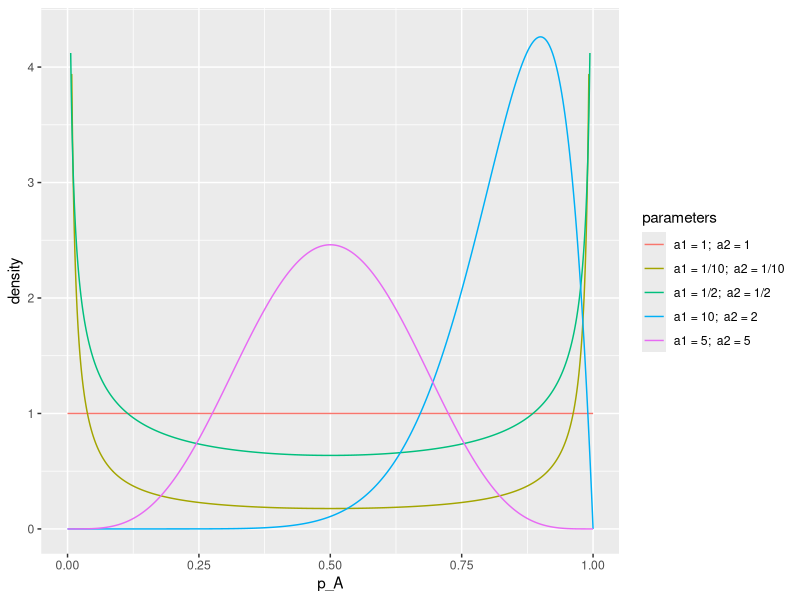
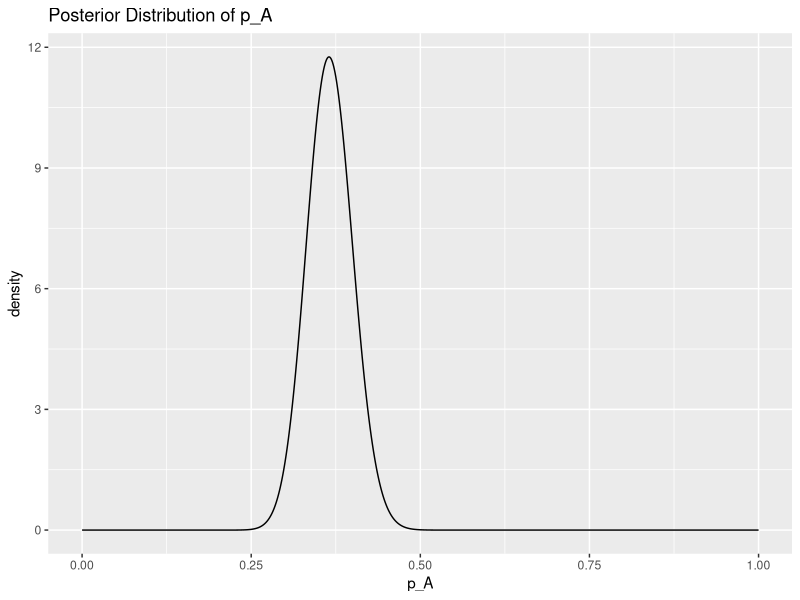
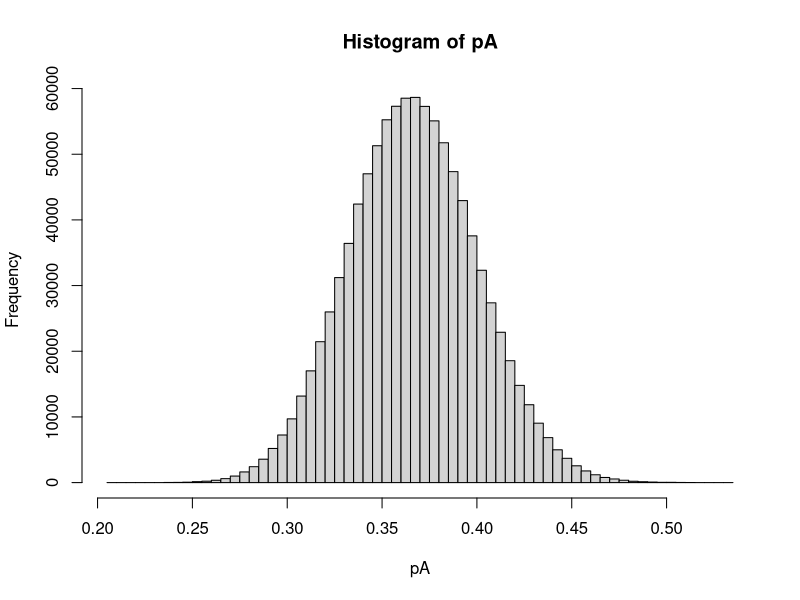
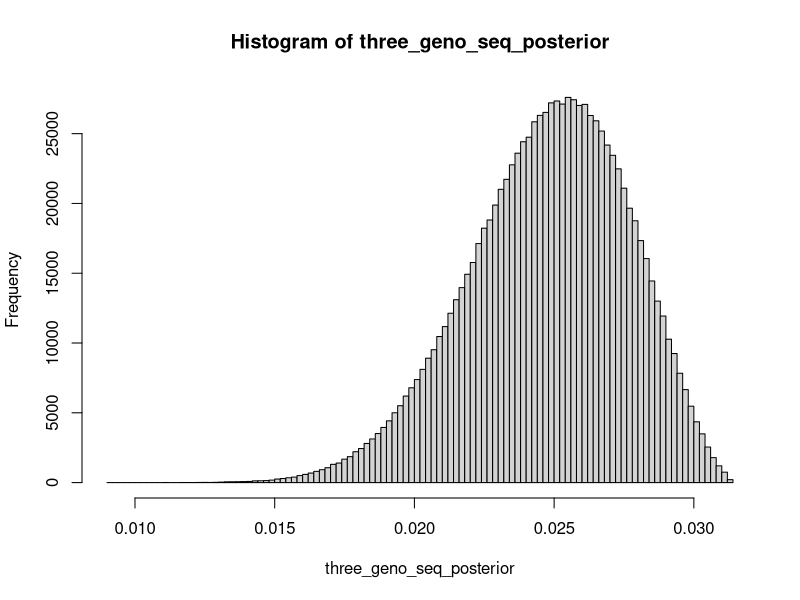
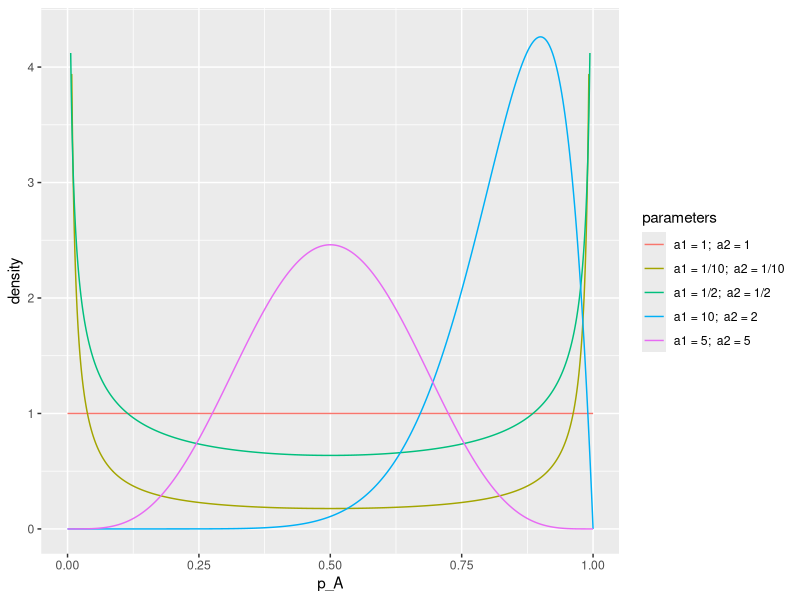
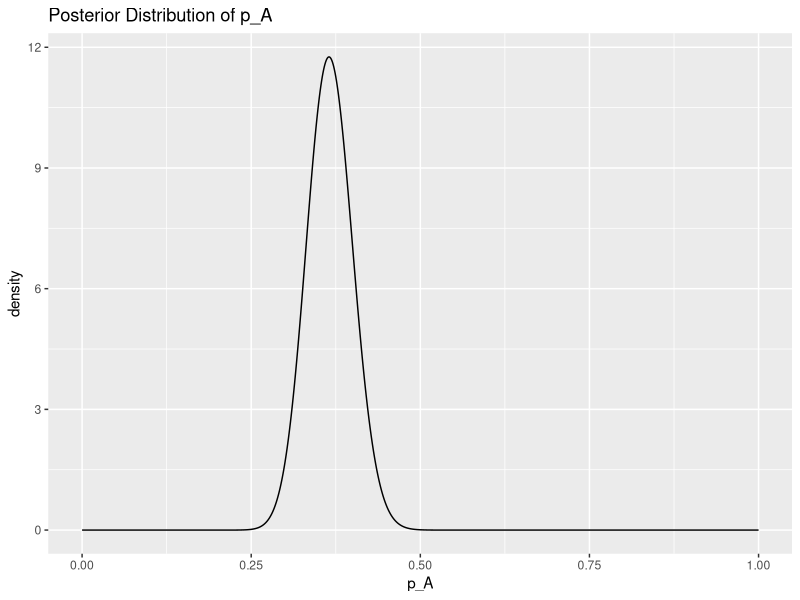

These charts were generated, in order, by the following R code:
## ---- chunk 1
library(tidyverse)
library(DiagrammeR)
## ---- chunk 2
library(tidyverse)
xs <- seq(0,1, by = 0.001)
atib <- list(
  `a1 = 1/10;  a2 = 1/10` = tibble(p_A = xs, density = dbeta(xs, 0.1, 0.1)),
  `a1 = 1/2;  a2 = 1/2` = tibble(p_A = xs, density = dbeta(xs, 0.5, 0.5)),
  `a1 = 1;  a2 = 1` = tibble(p_A = xs, density = dbeta(xs, 1, 1)),
  `a1 = 5;  a2 = 5` = tibble(p_A = xs, density = dbeta(xs, 5, 5)),
  `a1 = 10;  a2 = 2` = tibble(p_A = xs, density = dbeta(xs, 10, 2))
) %>%
  bind_rows(.id = "parameters")

g <- ggplot(atib, aes(x = p_A, y = density, colour = parameters)) +
  geom_line() +
  ylim(0, 4.3)


ggsave(g, filename = "figures/beta_densities.pdf", width = 7, height = 5)

g
## ---- chunk 3
xs <- seq(0, 1, by = 0.001)
btib <- tibble(p_A = xs,
               density = dbeta(xs, 74, 128))
g <- ggplot(btib, aes(x = p_A, y = density)) +
  geom_line() +
  ggtitle("Posterior Distribution of p_A")


ggsave(g, filename = "figures/pa_posterior.pdf", width = 7, height = 5)

g
## ---- chunk 4
pA <- rbeta(n = 10^6, 74, 128)
## ---- chunk 5
pA[1:10]
## ---- chunk 6
hist(pA, breaks = 100)
## ---- chunk 7
mean(pA)
## ---- chunk 8
median(pA)
## ---- chunk 9
sd(pA)
## ---- chunk 10
quantile(pA, probs = c(0.05, 0.95))
## ---- chunk 11
three_geno_seq_posterior <- pA^2 * 2 * pA * (1 - pA) * (1 - pA)^2
## ---- chunk 12
hist(three_geno_seq_posterior, breaks = 100)
